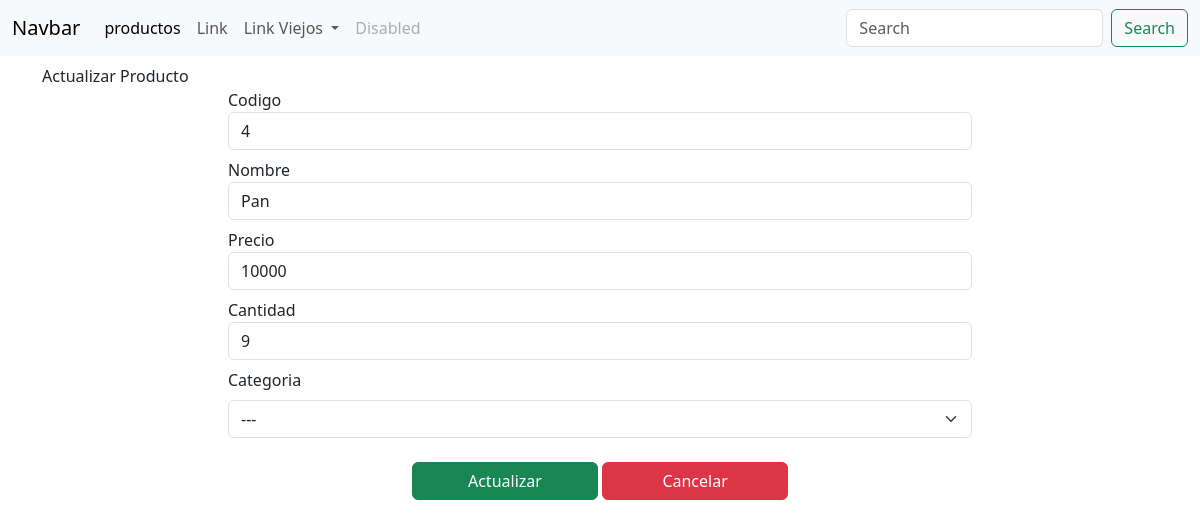
Before: /editar_producto/4/ with the older database file.
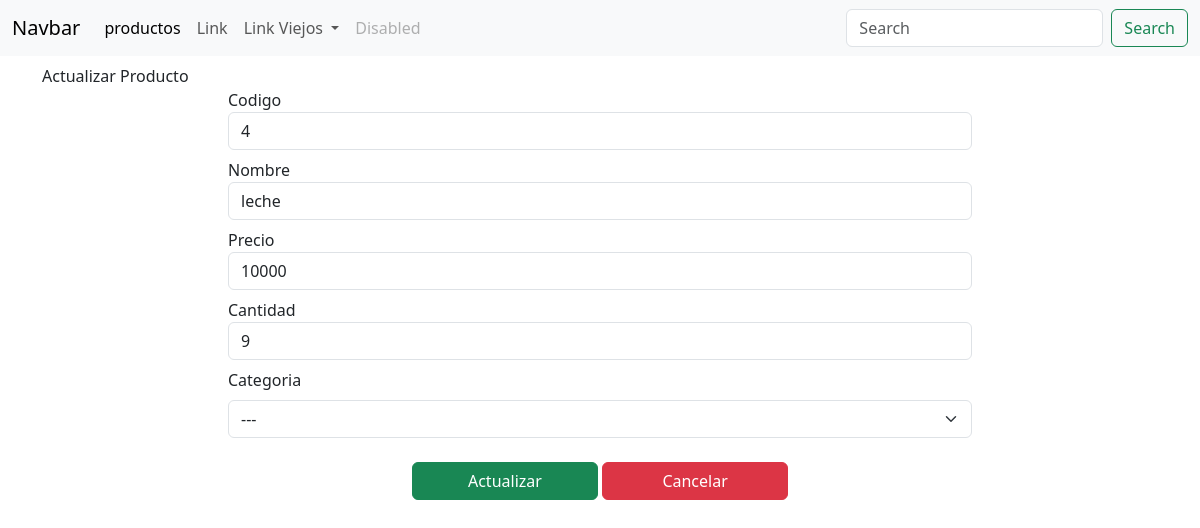
After: the same page with the newer database file.
### tienda/models.py (models this page shows, shortened)
class Producto(models.Model):
    cod = models.IntegerField(unique=True)
    nombre = models.CharField(max_length=254)
    precio = models.IntegerField()
    stock = models.IntegerField()
    CATEGORIAS = (
        (0, ""),
        (1, "Ropa"),
        (2, "Comida"),
        (3, "Electrodomesticos"),
    )
    categoria = models.IntegerField(choices=CATEGORIAS, default=0, null=True, blank=True)

### tienda/views.py (the view)
# urls.py: path("editar_producto/<int:id_producto>/", views.editar_producto, name="editar_producto")
def editar_producto(request, id_producto):
    if request.method=='POST':
        if request.method == "POST":
            q = Producto.objects.get(pk = id_producto)
            cod = request.POST.get('cod')
            nombre = request.POST.get('nombre')
            precio = request.POST.get('precio')
            stock = request.POST.get('stock')
            CATEGORIAS = request.POST.get('categoria')
            try:
                q.cod = cod
                q.nombre = nombre
                q.precio = precio
                q.stock = stock
                q.categoria = CATEGORIAS
                q.save()
                messages.success(request, "El producto se ha actualizado correctamente!!")
            except Exception as e:
                messages.error(request, f"Error {e}!")
            return redirect("productos")
    else:
        q = Producto.objects.get(pk = id_producto)
        return render(request,"productos/crear_productos.html", {"dato": q})

### tienda/templates/productos/crear_productos.html (shortened to what this page needs)
{% extends 'base.html' %}
{% load static %}
{% block contenido %}
{% if dato %}
<h1 class="text-center"></h1>Actualizar Producto</h1>
{% else %}
<h1 class="text-center"></h1>Agregar Producto</h1>
{% endif %}
    <div class="col-8 mx-auto">
        <form action="#" method="post">
            <div class="form-group mb-2">
                <label for="codigo">Codigo</label>
                <input type="number" name="cod" class="form-control" value="{{ dato.cod}}">
            </div>
            <div class="form-group mb-2">
                <label for="nombre">Nombre</label>
                <input type="text" name="nombre" class="form-control" value="{{ dato.nombre}}">
            </div>
            <div class="form-group mb-2">
                <label for="precio">Precio</label>
            <input type="number" name="precio" class="form-control" value="{{ dato.precio}}">
            </div>
            <div class="form-group mb-2">
                <label for="cantidad">Cantidad</label>
                <input type="number" name="stock" class="form-control" value="{{ dato.stock}}">
            </div>
            <label class="mb-2">Categoria</label>
            <select name="categoria" class="form-select">
                <option value="">---</option>
            </select>  <br>
            <div class="btn-row text-center ">
                <button class="btn btn-success mb-2 btn-center col-3">{% if dato %}Actualizar {% else %}Agregar{% endif %}</button>
                <button class="btn btn-danger mb-2 btn-center col-3" href="{% url 'productos' %}">Cancelar</button>
            </div>
        </form>
    </div>
{% endblock %}

Changed rows visible on the page:
changed Producto: nombre "Pan" → "leche"
